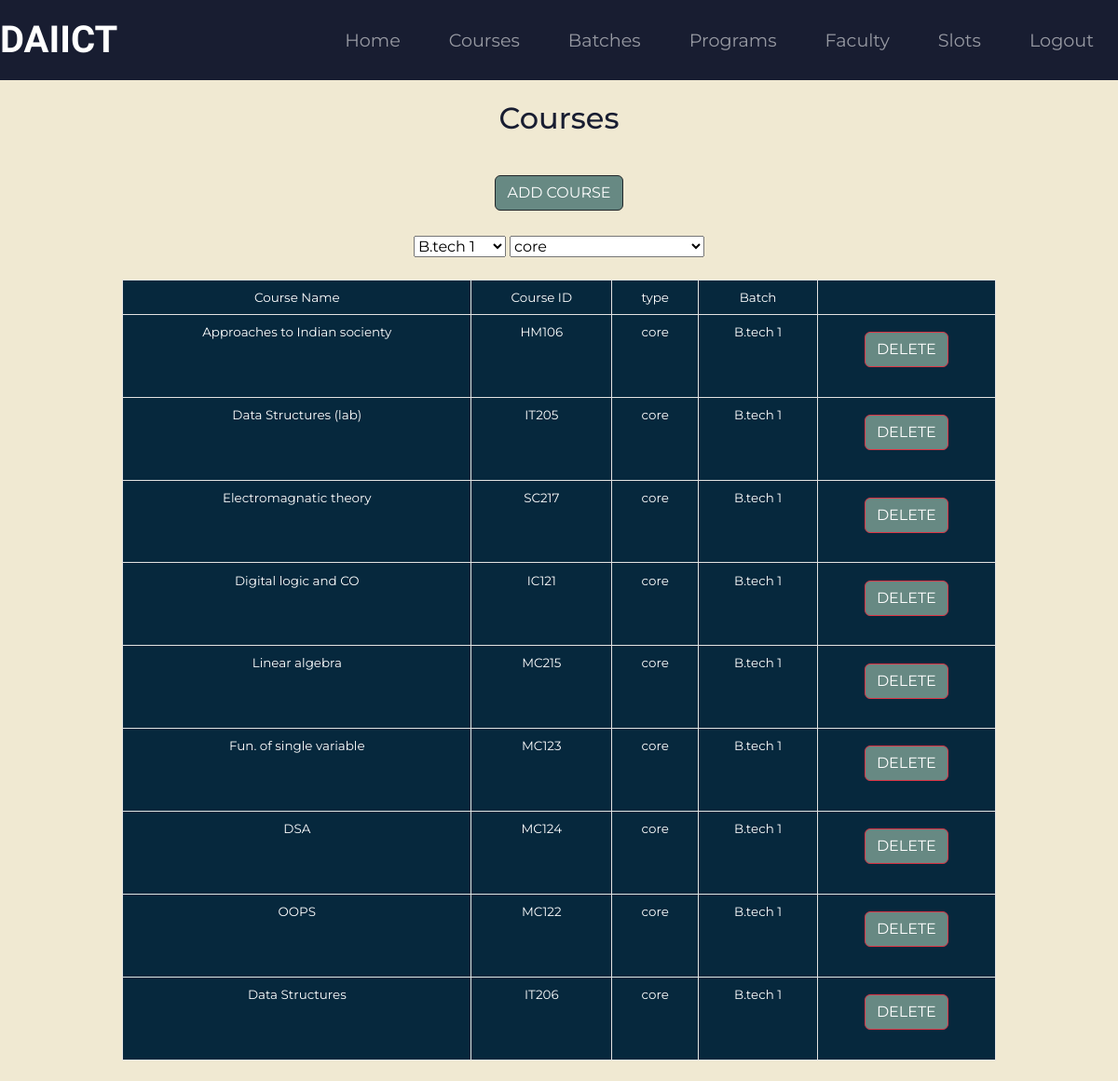
Page /c_courses (signed in) on the earlier database version.
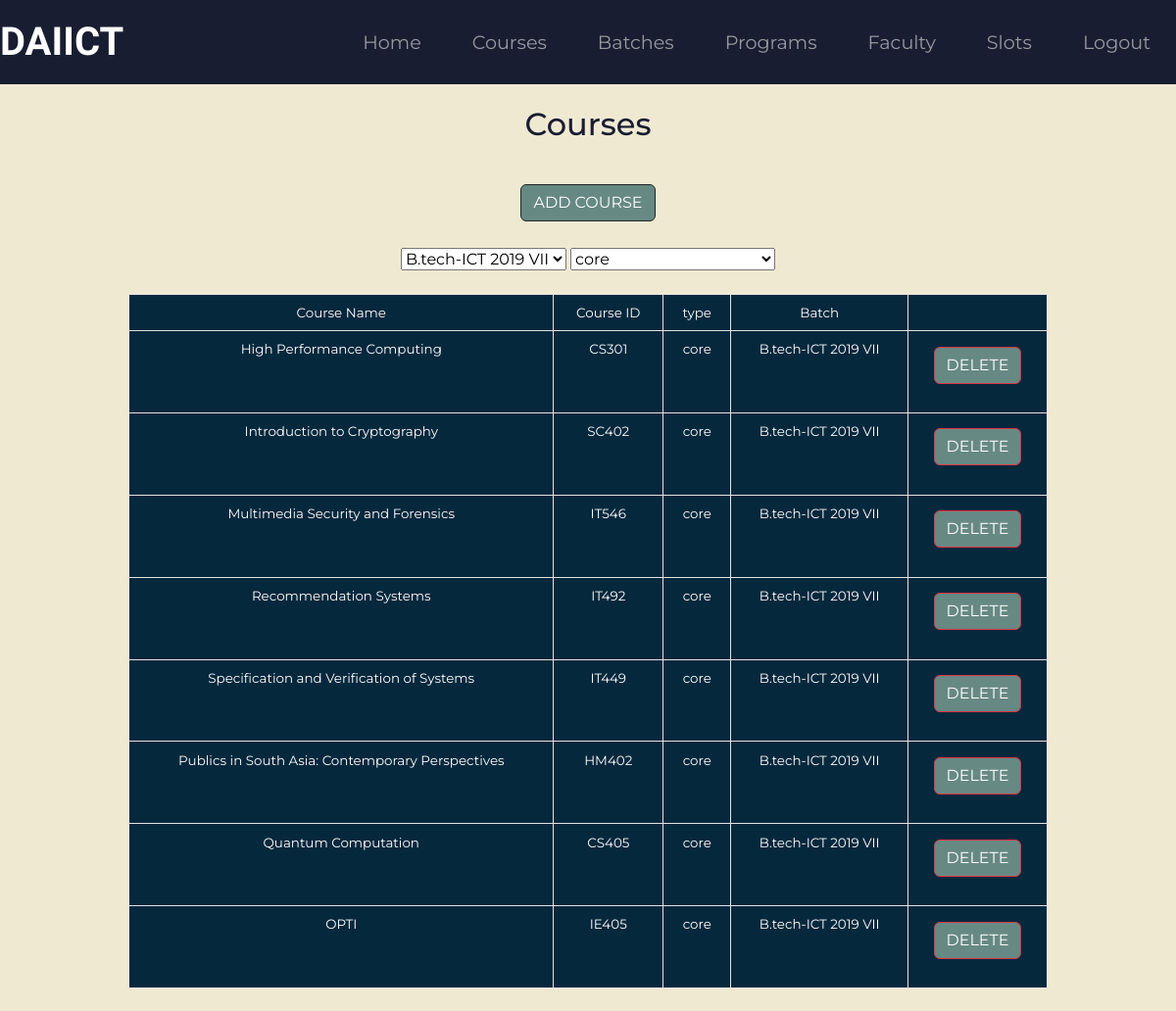
Same page on the later database version.
### sriapp/models.py (models this page shows)
class Course(models.Model):
    cid = models.CharField(max_length=5)
    cname = models.CharField(max_length=75)
    branch = models.CharField(max_length=10)
    type = models.CharField(max_length=100)

### sriapp/views.py (the view)
# urls.py: path('c_courses', views.c_course, name='ccourse'),
def c_course(request):
    if not request.user.is_authenticated :
        messages.warning(request,"You are not Logged in. Please Log in to access the page.")
        return redirect('Home')
    if not request.user.is_superuser :
        messages.error(request, "You are not allowed to enter coordinator section without coordinator authentication.")
        return redirect('Home')
    courseDetails = Course.objects.all().order_by('branch').values()
    allbatch = Batch.objects.all().values()
    context = {
        'allCourses' : courseDetails,
        'allbatches' : allbatch,
    }
    return render(request, 'coordinator/course_detail.html',context)

### templates/coordinator/course_detail.html (shortened to what this page needs)
{% extends 'base_coor.html' %}
{% block content %}
    <div class="container">
        <h2 style="padding:2% 0">Courses</h2>
        <div style="width : 20%; margin:auto">
            <form method="POST" action="c_addCourse">
                <button type="submit" class="btn btn-dark btn-ml"> ADD COURSE </button>
            </form>
        </div>
        <select name="selectbatch">
            {% for batch in allbatches %}
                <option value="{{ batch.bname }}"> {{ batch.bname }} </option>
            {% endfor %}
        </select>
                                    <select name="selecttype" id="selecttype">
                                               <option value="core"> core </option>
                                    </select>
    <div class="dcf-overflow-x-auto" tabindex="0" style="padding: 2% 8%;">
        <table class="dcf-table dcf-table-bordered dcf-table-striped dcf-w-100%">
            <tbody>
                <tr>
                    <td class="dcf-txt-center" scope="col">Course Name</td>
                    <td class="dcf-txt-center" scope="row">Course ID</td>
                    <td class="dcf-txt-center" scope="row">type</td>
                    <td class="dcf-txt-center" scope="row">Batch</td>
                    <td class="dcf-txt-center" scope="row">&#8205</td>
                </tr>
                {% for x in allCourses%}
                            <tr class="coursetables" data-class="{{ x.branch }}" data-type="{{ x.type }}" >
                                <td class="dcf-txt-center" scope="col"> {{x.cname}} </td>
                                <td class="dcf-txt-center" scope="col"> {{x.cid}} </td>
                                <td class="dcf-txt-center" scope="col"> {{x.type}} </td>
                                <td class="dcf-txt-center" scope="col"> {{x.branch}}  </td>
                                <td class="dcf-txt-center" scope="col">
                                    <form method="POST" action="c_deleteCourse/{{ x.id }}">
                                        <button type="submit" class="btn btn-danger updateAndDeleteBtn"> DELETE </button>
                                    </form>
                                </td>
                            </tr>
                        {% endfor%}
            </tbody>
        </table>
    </div>
    </div>
{% endblock %}

Differences in the rows shown:
no longer on this page (row edited): Course: cname "Approaches to Indian socienty", cid "HM106", type "core", branch "B.tech 1"
no longer on this page (row edited): Course: cname "Data Structures (lab)", cid "IT205", type "core", branch "B.tech 1"
no longer on this page (row edited): Course: cname "Electromagnatic theory", cid "SC217", type "core", branch "B.tech 1"
no longer on this page (row edited): Course: cname "Digital logic and CO", cid "IC121", type "core", branch "B.tech 1"
no longer on this page (row edited): Course: cname "Linear algebra", cid "MC215", type "core", branch "B.tech 1"
no longer on this page (row edited): Course: cname "Fun. of single variable", cid "MC123", type "core", branch "B.tech 1"
no longer on this page (row edited): Course: cname "DSA", cid "MC124", type "core", branch "B.tech 1"
no longer on this page (row edited): Course: cname "OOPS", cid "MC122", type "core", branch "B.tech 1"
no longer on this page (row edited): Course: cname "Data Structures", cid "IT206", type "core", branch "B.tech 1"
now on this page (row edited): Course: cname "High Performance Computing", cid "CS301", type "core", branch "B.tech-ICT 2019 VII"
now on this page (row edited): Course: cname "Introduction to Cryptography", cid "SC402", type "core", branch "B.tech-ICT 2019 VII"
now on this page (row edited): Course: cname "Multimedia Security and Forensics", cid "IT546", type "core", branch "B.tech-ICT 2019 VII"
now on this page (row edited): Course: cname "Recommendation Systems", cid "IT492", type "core", branch "B.tech-ICT 2019 VII"
now on this page (row edited): Course: cname "Specification and Verification of Systems", cid "IT449", type "core", branch "B.tech-ICT 2019 VII"
now on this page (row edited): Course: cname "Publics in South Asia: Contemporary Perspectives", cid "HM402", type "core", branch "B.tech-ICT 2019 VII"
now on this page (row edited): Course: cname "Quantum Computation", cid "CS405", type "core", branch "B.tech-ICT 2019 VII"
now on this page (row edited): Course: cname "OPTI", cid "IE405", type "core", branch "B.tech-ICT 2019 VII"
Other differences:
form field selectbatch: "B.tech 1" → "B.tech-ICT 2019 VII"
